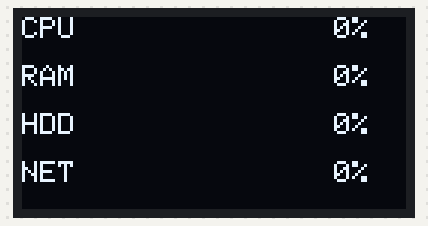
Recording of a sketch running on a simulated ESP32-C3. Parts: 128×64 one-colour display.

Above: at 0.1 s.

The sketch:

esp32_display_monitor.ino
```cpp
#include <Wire.h>
#include <Adafruit_SSD1306.h>
#include <ArduinoJson.h>

#define SCREEN_WIDTH 128
#define SCREEN_HEIGHT 64
#define OLED_RESET -1  // No reset pin
Adafruit_SSD1306 display(SCREEN_WIDTH, SCREEN_HEIGHT, &Wire, OLED_RESET);

int cpu = 0, ram = 0, disk = 0, net = 0;

void drawBar(const char* label, int y, int value) {
  display.setCursor(0, y);
  display.print(label);

  // Label area: 20px, Bar width: 75px
  int barWidth = map(value, 0, 100, 0, 75);
  display.fillRect(25, y, barWidth, 8, SSD1306_WHITE);

  // Draw percentage value
  display.setCursor(128 - 24, y);
  display.print(value);
  display.print("%");
}

void setup() {
  Serial.begin(115200);
  Wire.begin();  // SDA, SCL default: GPIO8, GPIO9 for ESP32-C3
  display.begin(SSD1306_SWITCHCAPVCC, 0x3C);
  display.clearDisplay();
  display.setTextSize(1);
  display.setTextColor(SSD1306_WHITE);
}

void loop() {
  static String jsonStr = "";
  while (Serial.available()) {
    char c = Serial.read();
    if (c == '\n') {
      StaticJsonDocument<200> doc;
      DeserializationError error = deserializeJson(doc, jsonStr);
      if (!error) {
        cpu = doc["cpu"];
        ram = doc["ram"];
        disk = doc["hdd"];
        net = doc["net"];
      }
      jsonStr = "";
    } else {
      jsonStr += c;
    }
  }

  display.clearDisplay();
  drawBar("CPU", 0, cpu);
  drawBar("RAM", 16, ram);
  drawBar("HDD", 32, disk);
  drawBar("NET", 48, net);
  display.display();
}
```
